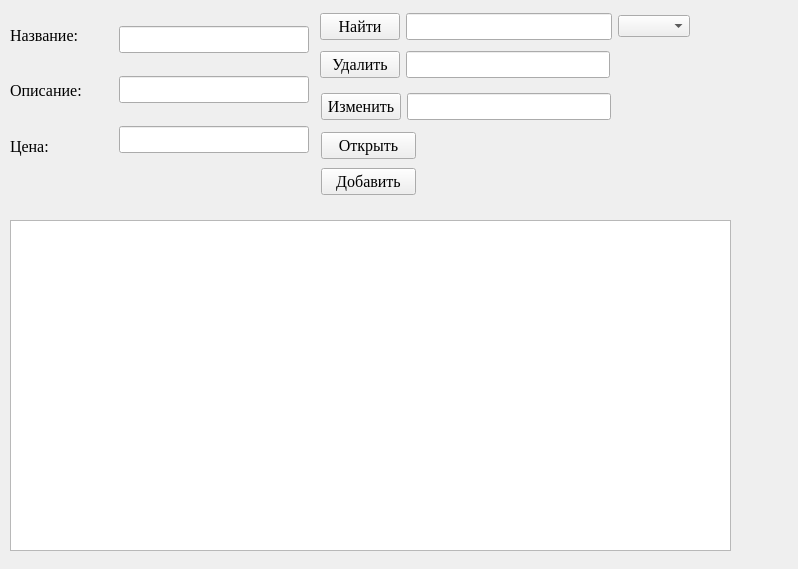
<?xml version="1.0" encoding="UTF-8"?>
<ui version="4.0">
 <class>Form</class>
 <widget class="QWidget" name="Form">
  <property name="geometry">
   <rect>
    <x>0</x>
    <y>0</y>
    <width>798</width>
    <height>569</height>
   </rect>
  </property>
  <property name="windowTitle">
   <string>Producti</string>
  </property>
  <widget class="QTableWidget" name="tableWidget">
   <property name="geometry">
    <rect>
     <x>10</x>
     <y>220</y>
     <width>721</width>
     <height>331</height>
    </rect>
   </property>
  </widget>
  <widget class="QWidget" name="layoutWidget">
   <property name="geometry">
    <rect>
     <x>119</x>
     <y>9</y>
     <width>190</width>
     <height>164</height>
    </rect>
   </property>
   <layout class="QVBoxLayout" name="verticalLayout_4">
    <item>
     <widget class="QLineEdit" name="lenazvanie">
      <property name="font">
       <font>
        <family>Times New Roman</family>
        <pointsize>12</pointsize>
       </font>
      </property>
     </widget>
    </item>
    <item>
     <widget class="QLineEdit" name="leopisanie">
      <property name="font">
       <font>
        <family>Times New Roman</family>
        <pointsize>12</pointsize>
       </font>
      </property>
     </widget>
    </item>
    <item>
     <widget class="QLineEdit" name="lecena">
      <property name="font">
       <font>
        <family>Times New Roman</family>
        <pointsize>12</pointsize>
       </font>
      </property>
     </widget>
    </item>
   </layout>
  </widget>
  <widget class="QWidget" name="layoutWidget_2">
   <property name="geometry">
    <rect>
     <x>10</x>
     <y>10</y>
     <width>105</width>
     <height>161</height>
    </rect>
   </property>
   <layout class="QVBoxLayout" name="verticalLayout_5">
    <item>
     <widget class="QLabel" name="label_6">
      <property name="font">
       <font>
        <family>Times New Roman</family>
        <pointsize>12</pointsize>
       </font>
      </property>
      <property name="text">
       <string>Название:</string>
      </property>
     </widget>
    </item>
    <item>
     <widget class="QLabel" name="label_7">
      <property name="font">
       <font>
        <family>Times New Roman</family>
        <pointsize>12</pointsize>
       </font>
      </property>
      <property name="text">
       <string>Описание:</string>
      </property>
     </widget>
    </item>
    <item>
     <widget class="QLabel" name="label_8">
      <property name="font">
       <font>
        <family>Times New Roman</family>
        <pointsize>12</pointsize>
       </font>
      </property>
      <property name="text">
       <string>Цена:</string>
      </property>
     </widget>
    </item>
   </layout>
  </widget>
  <widget class="QWidget" name="layoutWidget_3">
   <property name="geometry">
    <rect>
     <x>321</x>
     <y>90</y>
     <width>290</width>
     <height>33</height>
    </rect>
   </property>
   <layout class="QHBoxLayout" name="horizontalLayout_5">
    <item>
     <widget class="QPushButton" name="pbchange">
      <property name="font">
       <font>
        <family>Times New Roman</family>
        <pointsize>12</pointsize>
       </font>
      </property>
      <property name="text">
       <string>Изменить</string>
      </property>
     </widget>
    </item>
    <item>
     <widget class="QLineEdit" name="lechange">
      <property name="font">
       <font>
        <family>Times New Roman</family>
        <pointsize>12</pointsize>
       </font>
      </property>
     </widget>
    </item>
   </layout>
  </widget>
  <widget class="QWidget" name="layoutWidget_4">
   <property name="geometry">
    <rect>
     <x>320</x>
     <y>48</y>
     <width>290</width>
     <height>33</height>
    </rect>
   </property>
   <layout class="QHBoxLayout" name="horizontalLayout_6">
    <item>
     <widget class="QPushButton" name="pbdelete">
      <property name="font">
       <font>
        <family>Times New Roman</family>
        <pointsize>12</pointsize>
       </font>
      </property>
      <property name="text">
       <string>Удалить</string>
      </property>
     </widget>
    </item>
    <item>
     <widget class="QLineEdit" name="ledelete">
      <property name="font">
       <font>
        <family>Times New Roman</family>
        <pointsize>12</pointsize>
       </font>
      </property>
     </widget>
    </item>
   </layout>
  </widget>
  <widget class="QWidget" name="layoutWidget_5">
   <property name="geometry">
    <rect>
     <x>321</x>
     <y>129</y>
     <width>95</width>
     <height>71</height>
    </rect>
   </property>
   <layout class="QVBoxLayout" name="verticalLayout_6">
    <item>
     <widget class="QPushButton" name="pbopen">
      <property name="font">
       <font>
        <family>Times New Roman</family>
        <pointsize>12</pointsize>
       </font>
      </property>
      <property name="text">
       <string>Открыть</string>
      </property>
     </widget>
    </item>
    <item>
     <widget class="QPushButton" name="pbinsert">
      <property name="font">
       <font>
        <family>Times New Roman</family>
        <pointsize>12</pointsize>
       </font>
      </property>
      <property name="text">
       <string>Добавить</string>
      </property>
     </widget>
    </item>
   </layout>
  </widget>
  <widget class="QWidget" name="layoutWidget_6">
   <property name="geometry">
    <rect>
     <x>320</x>
     <y>10</y>
     <width>370</width>
     <height>33</height>
    </rect>
   </property>
   <layout class="QHBoxLayout" name="horizontalLayout_7">
    <item>
     <widget class="QPushButton" name="pbfind">
      <property name="font">
       <font>
        <family>Times New Roman</family>
        <pointsize>12</pointsize>
       </font>
      </property>
      <property name="text">
       <string>Найти</string>
      </property>
     </widget>
    </item>
    <item>
     <widget class="QLineEdit" name="lefind">
      <property name="font">
       <font>
        <family>Times New Roman</family>
        <pointsize>12</pointsize>
       </font>
      </property>
     </widget>
    </item>
    <item>
     <widget class="QComboBox" name="cbfind"/>
    </item>
   </layout>
  </widget>
 </widget>
 <resources/>
 <connections/>
</ui>
